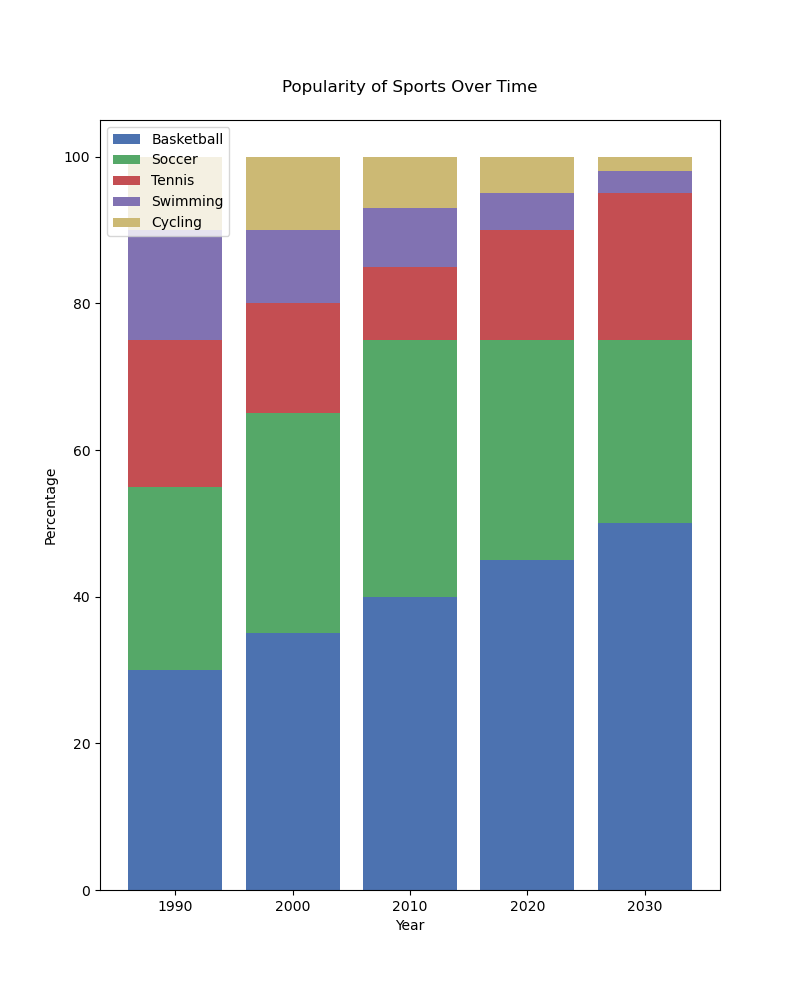

This chart was generated by the following Python code:

import matplotlib.pyplot as plt
import numpy as np

categories = ['Basketball', 'Soccer', 'Tennis', 'Swimming', 'Cycling']
years = ['1990', '2000', '2010', '2020', '2030']
data = np.array([
    [30, 35, 40, 45, 50],  # Basketball
    [25, 30, 35, 30, 25],  # Soccer
    [20, 15, 10, 15, 20],  # Tennis
    [15, 10, 8, 5, 3],     # Swimming
    [10, 10, 7, 5, 2]      # Cycling
])

data_cum = data.cumsum(axis=0)
category_colors = ['#4c72b0', '#55a868', '#c44e52', '#8172b2', '#ccb974']

fig, ax = plt.subplots(figsize=(8, 10))

for i, (colname, color) in enumerate(zip(categories, category_colors)):
    heights = data[i]
    starts = data_cum[i] - heights
    ax.bar(years, heights, bottom=starts, width=0.8, label=colname, color=color)

ax.set_ylabel('Percentage')
ax.set_xlabel('Year')
ax.set_title('Popularity of Sports Over Time', pad=20)
ax.legend(loc='upper left')

plt.show()
